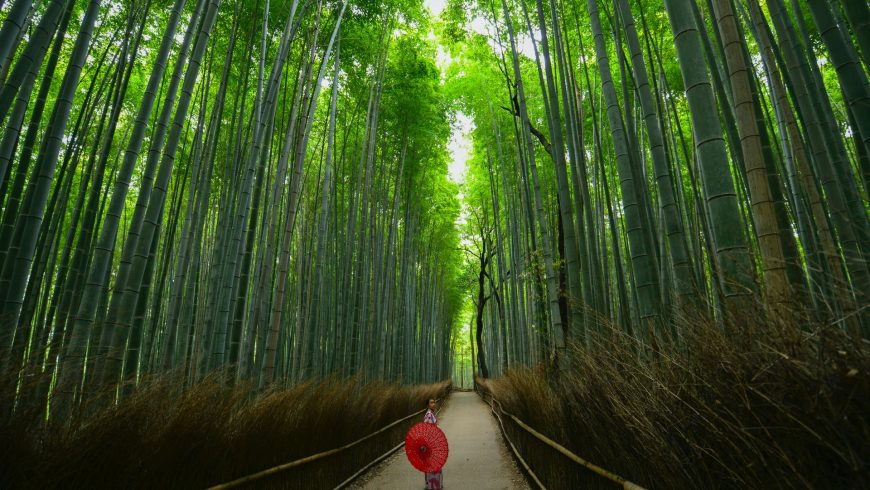
#> input picture Image_Slideshow/images/forest.jpg, 870 x 490 px, found by its file name
$ jupyter execute Assignment_5.ipynb
#> lines starting #> are read from the running program, lines starting #| are printed output that depends on the picture
<a href="https://colab.research.google.com/github/rouchi-11/Image_Processing/blob/main/Assignment_5/Assignment_5.ipynb" target="_parent"></a>

[cell 1]
import cv2
import numpy as np
import matplotlib.pyplot as plt
from google.colab import files

# Step 1 : Read the grayscale input image

uploaded = files.upload()
#> the answer given: forest.jpg
for fn in uploaded.keys():
    img_path = fn

f = cv2.imread(img_path, cv2.IMREAD_GRAYSCALE)
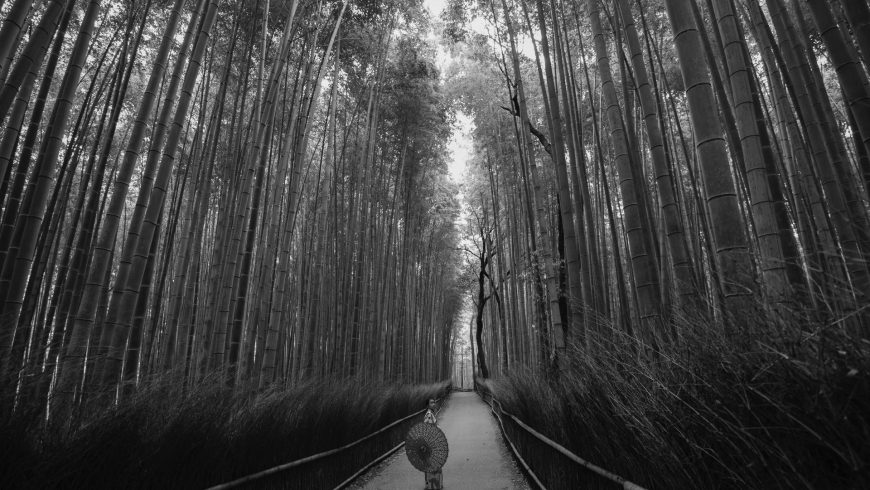
#> f: shape (490, 870); min 0, max 255, mean 65.2

plt.figure(figsize=(5,5))
plt.imshow(f, cmap='gray')
plt.title("Original Image")
plt.axis("off")
plt.show()

# Step 2 : Plot histogram of the original image

hist_f = cv2.calcHist([f], [0], None, [256], [0,256])
#> hist_f = 256 values, max 5739 at index 14, min 0 at index 252, mean 1665.2

plt.figure(figsize=(5,4))
plt.plot(hist_f, color='black')
plt.title("Original Histogram")
plt.xlabel("Pixel Intensity")
plt.ylabel("Frequency")
plt.show()
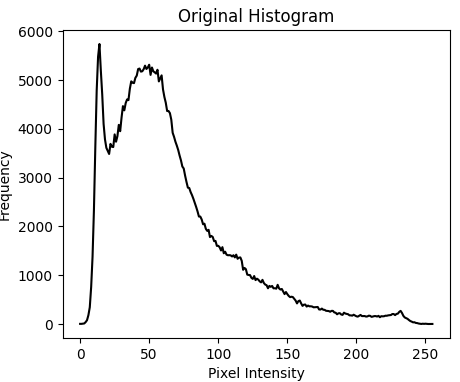
#> figure drawn by matplotlib, 1 panel; curve peaks at x = 14, y = 5739

# Step 3 : Apply Contrast Stretching

r_min = np.min(f)
#> r_min = 0
r_max = np.max(f)
#> r_max = 255

# Apply formula
stretched = ((f - r_min) / (r_max - r_min) * 255).astype(np.uint8)

plt.figure(figsize=(5,5))
plt.imshow(stretched, cmap='gray')
plt.title("Contrast Stretched Image")
plt.axis("off")
plt.show()

# Histogram of Contrast Stretched Image
hist_stretched = cv2.calcHist([stretched], [0], None, [256], [0,256])
#> hist_stretched has the same summary as hist_f

plt.figure(figsize=(5,4))
plt.plot(hist_stretched, color='black')
plt.title("Stretched Histogram")
plt.xlabel("Pixel Intensity")
plt.ylabel("Frequency")
plt.show()
#> figure, not shown here; curve peaks at x = 14, y = 5739


# Step 4 : Apply Histogram Equalization

f_eq = cv2.equalizeHist(f)
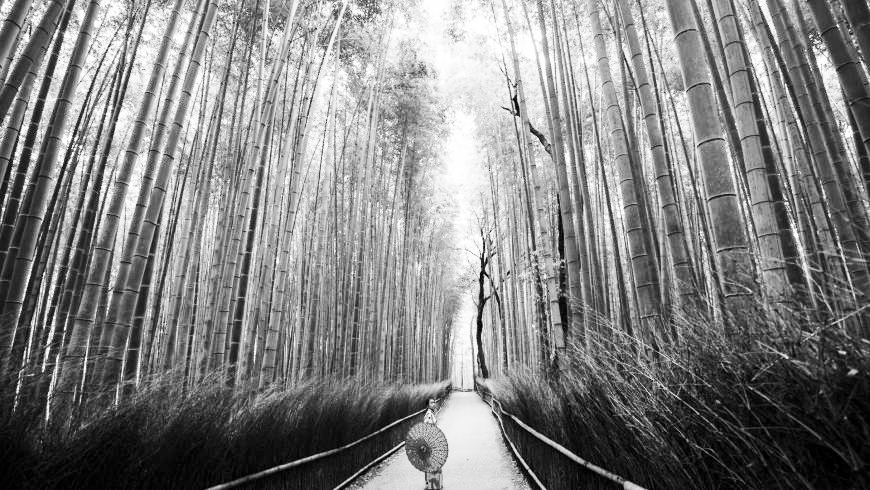
#> f_eq: shape (490, 870); min 0, max 255, mean 128.6

plt.figure(figsize=(5,5))
plt.imshow(f_eq, cmap='gray')
plt.title("Histogram Equalized Image")
plt.axis("off")
plt.show()

# Histogram of Equalized Image
hist_eq = cv2.calcHist([f_eq], [0], None, [256], [0,256])
#> hist_eq = 256 values, max 5739 at index 15, min 0 at index 4, mean 1665.2

plt.figure(figsize=(5,4))
plt.plot(hist_eq, color='black')
plt.title("Equalized Histogram")
plt.xlabel("Pixel Intensity")
plt.ylabel("Frequency")
plt.show()
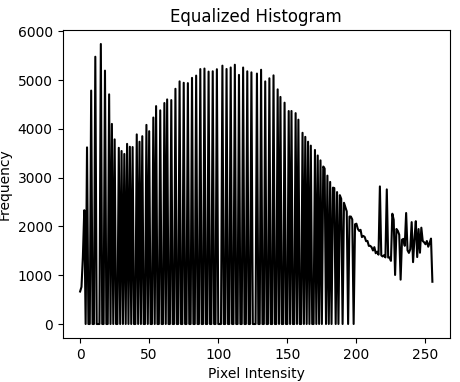
#> figure drawn by matplotlib, 1 panel; curve peaks at x = 15, y = 5739


# Step 5 : Compare results (Horizontal Comparison)

fig, axes = plt.subplots(2, 3, figsize=(15,8))

# Images
axes[0,0].imshow(f, cmap='gray')
axes[0,0].set_title("Original Image")
axes[0,0].axis("off")

axes[0,1].imshow(stretched, cmap='gray')
axes[0,1].set_title("Contrast Stretched")
axes[0,1].axis("off")

axes[0,2].imshow(f_eq, cmap='gray')
axes[0,2].set_title("Histogram Equalized")
axes[0,2].axis("off")

# Histograms
axes[1,0].plot(hist_f, color='black')
axes[1,0].set_title("Original Histogram")

axes[1,1].plot(hist_stretched, color='black')
axes[1,1].set_title("Stretched Histogram")

axes[1,2].plot(hist_eq, color='black')
axes[1,2].set_title("Equalized Histogram")

plt.tight_layout()
plt.show()
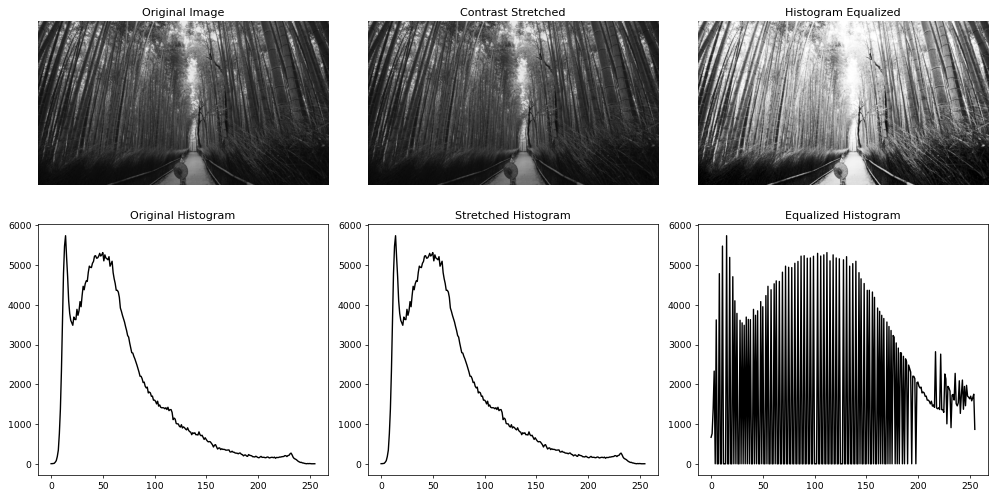
#> figure drawn by matplotlib, 6 panels; panel 4: curve peaks at x = 14, y = 5739; panel 5: curve peaks at x = 14, y = 5739; panel 6: curve peaks at x = 15, y = 5739

# Print Results
print("Contrast Stretching spreads pixel values linearly across 0–255 range.")
print("Histogram Equalization redistributes pixel values to achieve a more uniform intensity distribution.")

$ run again, on Image_Slideshow/images/scene.jpeg
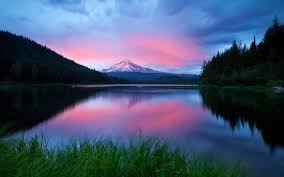
#> input picture Image_Slideshow/images/scene.jpeg, 284 x 177 px, found by its file name
#> hist_f = 256 values, max 795 at index 10, min 0 at index 239, mean 196.4
#> r_min = 0
#> r_max = 238
#> hist_stretched = 256 values, max 795 at index 10, min 0 at index 14, mean 196.4
#> `f_eq = cv2.equalizeHist(f)`:
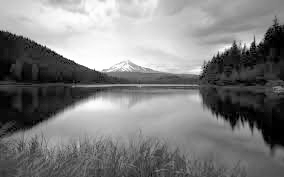
#> f_eq: shape (177, 284); min 0, max 255, mean 127.2
#> hist_eq = 256 values, max 795 at index 33, min 0 at index 1, mean 196.4
#> `plt.show()`:
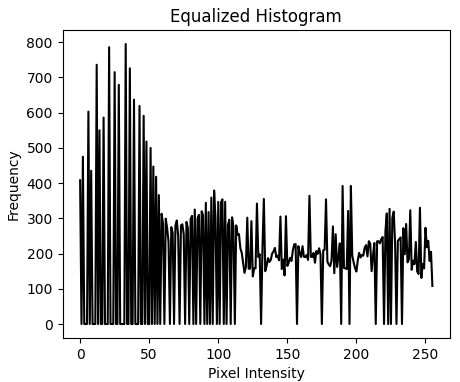
#> figure drawn by matplotlib, 1 panel; curve peaks at x = 33, y = 795
